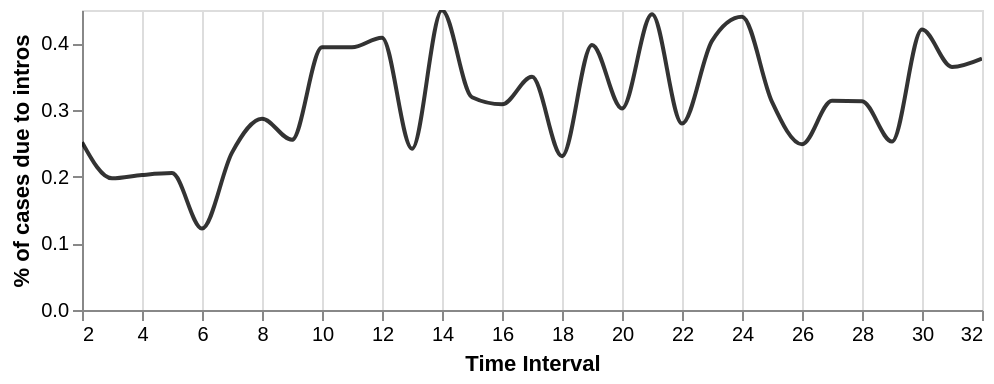

The code cell stored with this chart in its notebook:
### Code cell
## read in simulation dynamics
simulation_df = pd.read_json(simulation_path, orient = "index")
simulation_df = simulation_df.T

simulation_df.I = simulation_df.I.astype("float")
simulation_df["diff_intro"] = simulation_df.IntroCount.diff()
simulation_df["diff_I"] = simulation_df.I.diff()

simulation_df["diff_I"][simulation_df["diff_I"] < 0 ] = np.nan
simulation_df["diff_intro"][simulation_df["diff_intro"] < 0 ] = np.nan

simulation_df = simulation_df.dropna(subset=['diff_intro', 'diff_I'])


simulation_df["whole_time"] = np.floor(simulation_df.t *366)

# aggregate to whole time due to the simulations having multiple events in the same day
daily_sim_cases = simulation_df.groupby(["whole_time"]).agg({'diff_intro':'mean','diff_I':'mean'}).reset_index()

# changing daily to week
counter = 0
daily_sim_cases["week_time"] = np.nan
for index, row in daily_sim_cases.iterrows():
    if row.whole_time %7 == 0:
        daily_sim_cases.loc[index,"week_time"] = counter 
        counter +=1
daily_sim_cases = daily_sim_cases.bfill()
weekly_sim_cases = daily_sim_cases.groupby(["week_time"]).agg({'diff_intro':'mean','diff_I':'mean'}).reset_index()
print(weekly_sim_cases)

# calculate % of cases due to intros from sims
weekly_sim_cases["percent_intro"] = weekly_sim_cases.diff_intro/(weekly_sim_cases.diff_intro+ weekly_sim_cases.diff_I)

weekly_sim_cases.week_time = (weekly_sim_cases.week_time) #*7
weekly_sim_cases = weekly_sim_cases.iloc[2:]
weekly_sim_cases = weekly_sim_cases.iloc[:-4]

#smoothing - rolling mean 
columns = ["percent_intro"]
for column in columns:
    # Create a new column for the moving average
    weekly_sim_cases[f'{column}_MA'] = weekly_sim_cases[column].rolling(1, min_periods =1, center = True).mean()


#plot from sims
percent_intro_sim = alt.Chart(weekly_sim_cases).mark_line(interpolate='monotone', opacity = 0.8, clip = True, color = "black").encode(
    alt.X('week_time', axis=alt.Axis(title="Time Interval")),
    alt.Y('percent_intro_MA',axis=alt.Axis(title="% of cases due to intros", grid=False)),
).properties(
    width=450,
    height=150)

final_plot = percent_intro_sim

final_plot

### Figure 1 — Vega-Lite specification as saved in the notebook (floating-point values rounded to 4 significant figures)
{"config": {"view": {"continuousWidth": 400, "continuousHeight": 300}}, "data": {"name": "data-a9ea3bab4b2d11b923aa75a3823a79af"}, "mark": {"type": "line", "clip": true, "color": "black", "interpolate": "monotone", "opacity": 0.8}, "encoding": {"x": {"axis": {"title": "Time Interval"}, "field": "week_time", "type": "quantitative"}, "y": {"axis": {"grid": false, "title": "% of cases due to intros"}, "field": "percent_intro_MA", "type": "quantitative"}}, "height": 150, "width": 450, "$schema": "https://vega.github.io/schema/vega-lite/v4.17.0.json", "datasets": {"data-a9ea3bab4b2d11b923aa75a3823a79af": [{"week_time": 2.0, "diff_intro": 0.3365, "diff_I": 1.0, "percent_intro": 0.2518, "percent_intro_MA": 0.2518}, {"week_time": 3.0, "diff_intro": 0.246, "diff_I": 1.0, "percent_intro": 0.1975, "percent_intro_MA": 0.1975}, {"week_time": 4.0, "diff_intro": 0.2538, "diff_I": 1.0, "percent_intro": 0.2024, "percent_intro_MA": 0.2024}, {"week_time": 5.0, "diff_intro": 0.2584, "diff_I": 1.0, "percent_intro": 0.2053, "percent_intro_MA": 0.2053}, {"week_time": 6.0, "diff_intro": 0.1393, "diff_I": 1.0, "percent_intro": 0.1223, "percent_intro_MA": 0.1223}, {"week_time": 7.0, "diff_intro": 0.3091, "diff_I": 1.0, "percent_intro": 0.2361, "percent_intro_MA": 0.2361}, {"week_time": 8.0, "diff_intro": 0.4024, "diff_I": 1.0, "percent_intro": 0.2869, "percent_intro_MA": 0.2869}, {"week_time": 9.0, "diff_intro": 0.3429, "diff_I": 1.0, "percent_intro": 0.2553, "percent_intro_MA": 0.2553}, {"week_time": 10.0, "diff_intro": 0.65, "diff_I": 1.0, "percent_intro": 0.3939, "percent_intro_MA": 0.3939}, {"week_time": 11.0, "diff_intro": 0.65, "diff_I": 1.0, "percent_intro": 0.3939, "percent_intro_MA": 0.3939}, {"week_time": 12.0, "diff_intro": 0.6905, "diff_I": 1.0, "percent_intro": 0.4085, "percent_intro_MA": 0.4085}, {"week_time": 13.0, "diff_intro": 0.319, "diff_I": 1.0, "percent_intro": 0.2419, "percent_intro_MA": 0.2419}, {"week_time": 14.0, "diff_intro": 0.8167, "diff_I": 1.0, "percent_intro": 0.4495, "percent_intro_MA": 0.4495}, {"week_time": 15.0, "diff_intro": 0.4685, "diff_I": 1.0, "percent_intro": 0.3191, "percent_intro_MA": 0.3191}, {"week_time": 16.0, "diff_intro": 0.446, "diff_I": 1.0, "percent_intro": 0.3085, "percent_intro_MA": 0.3085}, {"week_time": 17.0, "diff_intro": 0.5381, "diff_I": 1.0, "percent_intro": 0.3498, "percent_intro_MA": 0.3498}, {"week_time": 18.0, "diff_intro": 0.3, "diff_I": 1.0, "percent_intro": 0.2308, "percent_intro_MA": 0.2308}, {"week_time": 19.0, "diff_intro": 0.6602, "diff_I": 1.0, "percent_intro": 0.3977, "percent_intro_MA": 0.3977}, {"week_time": 20.0, "diff_intro": 0.4333, "diff_I": 1.0, "percent_intro": 0.3023, "percent_intro_MA": 0.3023}, {"week_time": 21.0, "diff_intro": 0.7976, "diff_I": 1.0, "percent_intro": 0.4437, "percent_intro_MA": 0.4437}, {"week_time": 22.0, "diff_intro": 0.3881, "diff_I": 1.0, "percent_intro": 0.2796, "percent_intro_MA": 0.2796}, {"week_time": 23.0, "diff_intro": 0.6769, "diff_I": 1.0, "percent_intro": 0.4037, "percent_intro_MA": 0.4037}, {"week_time": 24.0, "diff_intro": 0.7857, "diff_I": 1.0, "percent_intro": 0.44, "percent_intro_MA": 0.44}, {"week_time": 25.0, "diff_intro": 0.4541, "diff_I": 1.0, "percent_intro": 0.3123, "percent_intro_MA": 0.3123}, {"week_time": 26.0, "diff_intro": 0.331, "diff_I": 1.0, "percent_intro": 0.2487, "percent_intro_MA": 0.2487}, {"week_time": 27.0, "diff_intro": 0.4571, "diff_I": 1.0, "percent_intro": 0.3137, "percent_intro_MA": 0.3137}, {"week_time": 28.0, "diff_intro": 0.4556, "diff_I": 1.0, "percent_intro": 0.313, "percent_intro_MA": 0.313}, {"week_time": 29.0, "diff_intro": 0.3381, "diff_I": 1.0, "percent_intro": 0.2527, "percent_intro_MA": 0.2527}, {"week_time": 30.0, "diff_intro": 0.7262, "diff_I": 1.0, "percent_intro": 0.4207, "percent_intro_MA": 0.4207}, {"week_time": 31.0, "diff_intro": 0.5738, "diff_I": 1.0, "percent_intro": 0.3646, "percent_intro_MA": 0.3646}, {"week_time": 32.0, "diff_intro": 0.6054, "diff_I": 1.0, "percent_intro": 0.3771, "percent_intro_MA": 0.3771}]}}
